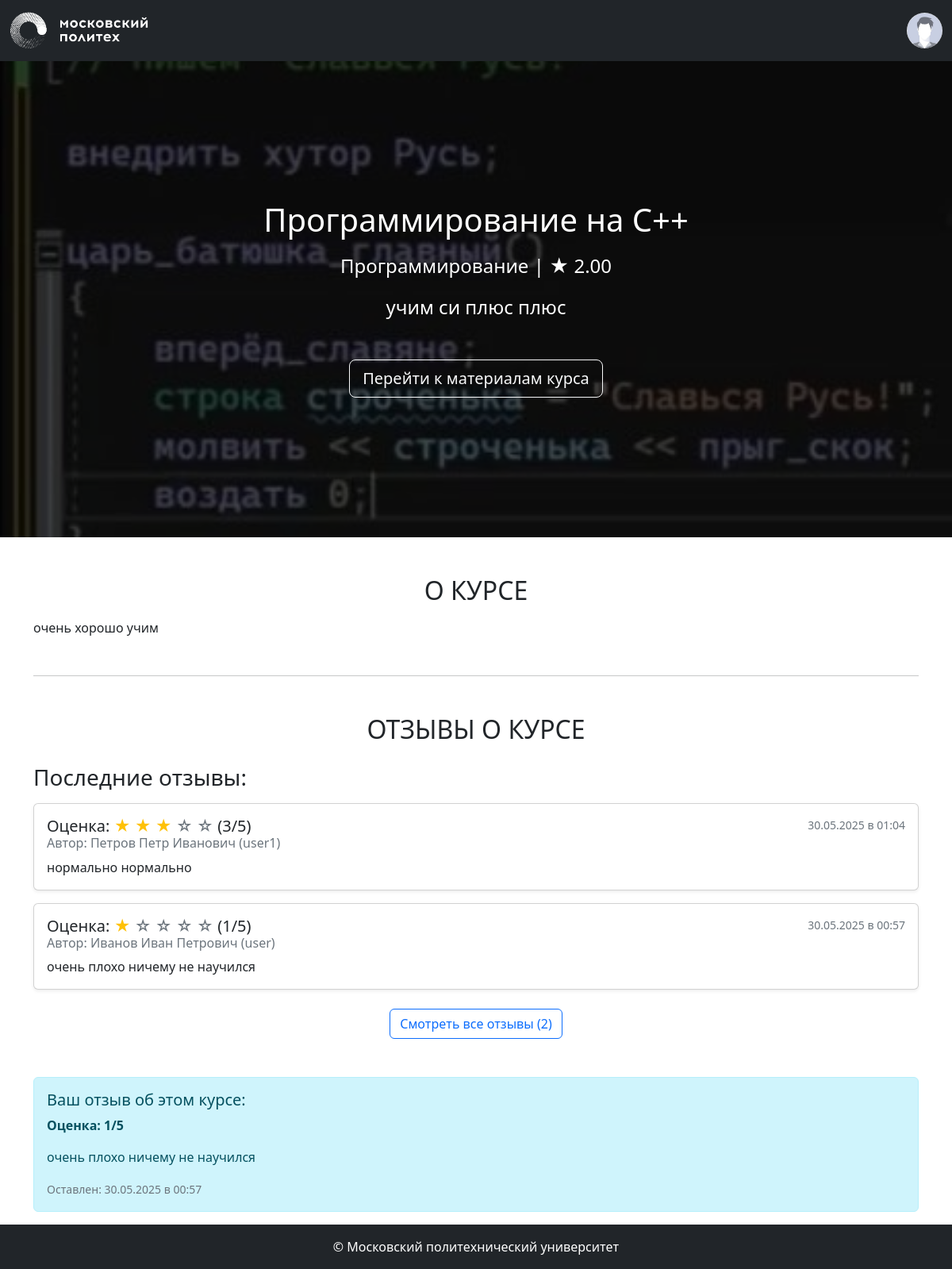
The app's page /courses/2 (signed in) with its own data.
### models.py (models this page shows, shortened)
class Image(db.Model):
    __tablename__ = 'images'
    id: Mapped[str] = mapped_column(String(100), primary_key=True)
    file_name: Mapped[str] = mapped_column(String(100))
    mime_type: Mapped[str] = mapped_column(String(100))
    md5_hash: Mapped[str] = mapped_column(String(100), unique=True)
    object_id: Mapped[Optional[int]]
    object_type: Mapped[Optional[str]] = mapped_column(String(100))
    created_at: Mapped[datetime] = mapped_column(default=datetime.now)
    @property
    def url(self):
        return url_for('image', image_id=self.id)

class Base(DeclarativeBase):
  metadata = MetaData(naming_convention={
        "ix": 'ix_%(column_0_label)s',
        "uq": "uq_%(table_name)s_%(column_0_name)s",
        "ck": "ck_%(table_name)s_%(constraint_name)s",
        "fk": "fk_%(table_name)s_%(column_0_name)s_%(referred_table_name)s",
        "pk": "pk_%(table_name)s"
    })

class Course(Base):
    __tablename__ = 'courses'
    id: Mapped[int] = mapped_column(primary_key=True)
    name: Mapped[str] = mapped_column(String(100))
    short_desc: Mapped[str] = mapped_column(Text)
    full_desc: Mapped[str] = mapped_column(Text)
    rating_sum: Mapped[int] = mapped_column(default=0)
    rating_num: Mapped[int] = mapped_column(default=0)
    category_id: Mapped[int] = mapped_column(ForeignKey("categories.id"))
    author_id: Mapped[int] = mapped_column(ForeignKey("users.id"))
    background_image_id: Mapped[str] = mapped_column(ForeignKey("images.id"))
    created_at: Mapped[datetime] = mapped_column(default=datetime.now)
    author: Mapped["User"] = relationship()
    category: Mapped["Category"] = relationship(lazy=False)
    bg_image: Mapped["Image"] = relationship()
    reviews: Mapped[List["Review"]] = relationship(back_populates="course", cascade="all, delete-orphan", lazy='dynamic')
    @property
    def rating(self):
        if self.rating_num > 0:
            return self.rating_sum / self.rating_num
        return 0

class Category(Base):
    __tablename__ = 'categories'
    id = mapped_column(Integer, primary_key=True)
    name: Mapped[str] = mapped_column(String(100))
    parent_id: Mapped[Optional[int]] = mapped_column(ForeignKey("categories.id"))

class Review(Base):
    __tablename__ = 'reviews'
    id: Mapped[int] = mapped_column(Integer, primary_key=True)
    rating: Mapped[int] = mapped_column(Integer, nullable=False)
    text: Mapped[str] = mapped_column(Text, nullable=False)
    created_at: Mapped[datetime] = mapped_column(DateTime, default=datetime.now)
    course_id: Mapped[int] = mapped_column(ForeignKey("courses.id"), nullable=False)
    user_id: Mapped[int] = mapped_column(ForeignKey("users.id"), nullable=False)
    course: Mapped["Course"] = relationship(back_populates="reviews")
    user: Mapped["User"] = relationship(back_populates="reviews_written")

class User(Base, UserMixin):
    __tablename__ = 'users'
    id: Mapped[int] = mapped_column(primary_key=True)
    first_name: Mapped[str] = mapped_column(String(100))
    last_name: Mapped[str] = mapped_column(String(100))
    middle_name: Mapped[Optional[str]] = mapped_column(String(100))
    login: Mapped[str] = mapped_column(String(100), unique=True)
    password_hash: Mapped[str] = mapped_column(String(200))
    created_at: Mapped[datetime] = mapped_column(default=datetime.now)
    reviews_written: Mapped[List["Review"]] = relationship(back_populates="user", cascade="all, delete-orphan")
    @property
    def full_name(self):
        return ' '.join([self.last_name, self.first_name, self.middle_name or ''])

### courses.py (the view)
@bp.route('/<int:course_id>')
def show(course_id):
    course = db.get_or_404(Course, course_id)
    latest_reviews = course.reviews.order_by(desc(Review.created_at)).limit(5).all()
    current_user_review = None
    if current_user.is_authenticated:
        current_user_review = course.reviews.filter_by(user_id=current_user.id).first()
    return render_template('courses/show.html',
                           course=course,
                           latest_reviews=latest_reviews,
                           current_user_review=current_user_review)

### auth.py (called while the page is built)
def load_user(user_id):
    user = db.session.execute(db.select(User).filter_by(id=user_id)).scalar()
    return user

### templates/courses/show.html (shortened to what this page needs)
{% extends 'base.html' %}
{% block content %}
<div class="title-area position-relative" style="background-image: url('{{ course.bg_image.url }}');">
    <div class="h-100 w-100 py-5 d-flex text-center position-absolute" style="background-color: rgba(0, 0, 0, 0.65);">
        <div class="m-auto">
            <h1 class="title mb-3 font-weight-bold">{{ course.name }}</h1>
            <p class="mb-3 mx-auto">
                {{ course.category.name }} | <span>★</span> <span>{{ "%.2f" | format(course.rating) }}</span>
            </p>
            <div class="container">
                <p class="description w-75 mb-5 mx-auto">
                    {{ course.short_desc }}
                </p>
            </div>
            {% if current_user.is_authenticated %}
                <a href="#" class="btn btn-outline-light btn-lg">Перейти к материалам курса</a>
            {% else %}
                <a href="{{ url_for('auth.login', next=request.url) }}" class="btn btn-outline-light btn-lg">Записаться на курс</a>
            {% endif %}
        </div>
    </div>
</div>
<div class="container mt-5">
    <section class="about mb-5">
        <h2 class="mb-3 text-center text-uppercase font-weight-bold">О курсе</h2>
        <p>{{ course.full_desc | safe }}</p>
    </section>
    <hr class="my-5">
    <section class="reviews mb-5">
        <h2 class="mb-4 text-center text-uppercase font-weight-bold">Отзывы о курсе</h2>
        {% if latest_reviews %}
            <h3 class="mb-3">Последние отзывы:</h3>
            {% for review in latest_reviews %}
            <div class="card mb-3 shadow-sm">
                <div class="card-body">
                    <div class="d-flex justify-content-between align-items-start">
                        <h5 class="card-title mb-1">
                            Оценка:
                            {% for i in range(1, 6) %}
                                {% if i <= review.rating %}
                                    <span class="text-warning">★</span>
                                {% else %}
                                    <span class="text-muted">☆</span>
                                {% endif %}
                            {% endfor %}
                            ({{ review.rating }}/5)
                        </h5>
                        <small class="text-muted">{{ review.created_at.strftime('%d.%m.%Y в %H:%M') }}</small>
                    </div>
                    <h6 class="card-subtitle mb-2 text-muted">
                        Автор: {{ review.user.full_name }} ({{ review.user.login }})
                    </h6>
                    <p class="card-text review-text">{{ review.text }}</p>
                </div>
            </div>
            {% endfor %}
            <div class="text-center mt-4">
                <a href="{{ url_for('courses.all_reviews', course_id=course.id) }}" class="btn btn-outline-primary">
                    Смотреть все отзывы ({{ course.reviews.count() }})
                </a>
            </div>
        {% else %}
            <p class="text-center text-muted">Об этом курсе еще нет отзывов. Станьте первым!</p>
        {% endif %}
    </section>
    {% include 'courses/_review_form.html' %}
</div>
{% endblock %}

### templates/courses/_review_form.html (shortened to what this page needs)
{% if current_user.is_authenticated %}
    {% if current_user_review %}
        <div class="alert alert-info">
            <h5>Ваш отзыв об этом курсе:</h5>
            <p><strong>Оценка: {{ current_user_review.rating }}/5</strong></p>
            <p>{{ current_user_review.text | safe }}</p>
            <small class="text-muted">Оставлен: {{ current_user_review.created_at.strftime('%d.%m.%Y в %H:%M') }}</small>
        </div>
    {% endif %}
{% else %}
    <p class="alert alert-warning">
        <a href="{{ url_for('auth.login', next=request.url) }}">Войдите в систему</a>, чтобы оставить отзыв.
    </p>
{% endif %}

### static/styles.css (style rules this page uses)
.title-area { background-color: black; background-position: center; background-repeat: no-repeat; background-size: cover; color: white; font-size: 1.5rem; min-height: calc(75vh); }
.review-text { white-space: pre-wrap; }

### records on screen
Image: bg_image (picture)
Course: name "Программирование на С++", rating "2.00", short_desc "учим си плюс плюс", full_desc "очень хорошо учим"
Category: category.name "Программирование"
Review: rating "3", created_at "30.05.2025 в 01:04", user.full_name "Петров Петр Иванович", user.login "user1", text "нормально нормально"
Review: rating "1", created_at "30.05.2025 в 00:57", user.full_name "Иванов Иван Петрович", user.login "user", text "очень плохо ничему не научился"

### other values on screen
{{ course.reviews.count() }} "2"
